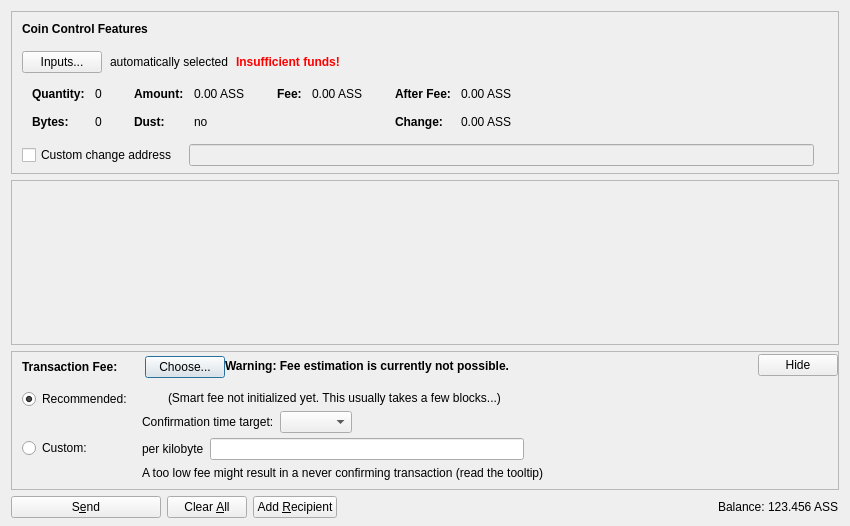
<?xml version="1.0" encoding="UTF-8"?>
<ui version="4.0">
 <class>SendCoinsDialog</class>
 <widget class="QDialog" name="SendCoinsDialog">
  <property name="geometry">
   <rect>
    <x>0</x>
    <y>0</y>
    <width>850</width>
    <height>526</height>
   </rect>
  </property>
  <property name="windowTitle">
   <string>Send Coins</string>
  </property>
  <layout class="QVBoxLayout" name="verticalLayout" stretch="0,1,0,0">
   <property name="bottomMargin">
    <number>8</number>
   </property>
   <item>
    <widget class="QFrame" name="frameCoinControl">
     <property name="sizePolicy">
      <sizepolicy hsizetype="Expanding" vsizetype="Expanding">
       <horstretch>0</horstretch>
       <verstretch>0</verstretch>
      </sizepolicy>
     </property>
     <property name="maximumSize">
      <size>
       <width>16777215</width>
       <height>16777215</height>
      </size>
     </property>
     <property name="frameShape">
      <enum>QFrame::StyledPanel</enum>
     </property>
     <property name="frameShadow">
      <enum>QFrame::Sunken</enum>
     </property>
     <layout class="QVBoxLayout" name="verticalLayoutCoinControl2">
      <property name="spacing">
       <number>0</number>
      </property>
      <property name="leftMargin">
       <number>0</number>
      </property>
      <property name="topMargin">
       <number>0</number>
      </property>
      <property name="rightMargin">
       <number>0</number>
      </property>
      <property name="bottomMargin">
       <number>6</number>
      </property>
      <item>
       <layout class="QVBoxLayout" name="verticalLayoutCoinControl" stretch="0,0,0,0,1">
        <property name="spacing">
         <number>0</number>
        </property>
        <property name="leftMargin">
         <number>10</number>
        </property>
        <property name="topMargin">
         <number>10</number>
        </property>
        <item>
         <layout class="QHBoxLayout" name="horizontalLayoutCoinControl1">
          <property name="bottomMargin">
           <number>15</number>
          </property>
          <item>
           <widget class="QLabel" name="labelCoinControlFeatures">
            <property name="sizePolicy">
             <sizepolicy hsizetype="Preferred" vsizetype="Maximum">
              <horstretch>0</horstretch>
              <verstretch>0</verstretch>
             </sizepolicy>
            </property>
            <property name="font">
             <font>
              <weight>75</weight>
              <bold>true</bold>
             </font>
            </property>
            <property name="styleSheet">
             <string notr="true">font-weight:bold;</string>
            </property>
            <property name="text">
             <string>Coin Control Features</string>
            </property>
           </widget>
          </item>
         </layout>
        </item>
        <item>
         <layout class="QHBoxLayout" name="horizontalLayoutCoinControl2" stretch="0,0,0,0">
          <property name="spacing">
           <number>8</number>
          </property>
          <property name="bottomMargin">
           <number>10</number>
          </property>
          <item>
           <widget class="QPushButton" name="pushButtonCoinControl">
            <property name="styleSheet">
             <string notr="true"/>
            </property>
            <property name="text">
             <string>Inputs...</string>
            </property>
            <property name="autoDefault">
             <bool>false</bool>
            </property>
           </widget>
          </item>
          <item>
           <widget class="QLabel" name="labelCoinControlAutomaticallySelected">
            <property name="text">
             <string>automatically selected</string>
            </property>
            <property name="margin">
             <number>5</number>
            </property>
           </widget>
          </item>
          <item>
           <widget class="QLabel" name="labelCoinControlInsuffFunds">
            <property name="font">
             <font>
              <weight>75</weight>
              <bold>true</bold>
             </font>
            </property>
            <property name="styleSheet">
             <string notr="true">color:red;font-weight:bold;</string>
            </property>
            <property name="text">
             <string>Insufficient funds!</string>
            </property>
            <property name="margin">
             <number>5</number>
            </property>
           </widget>
          </item>
          <item>
           <spacer name="horizontalSpacerCoinControl">
            <property name="orientation">
             <enum>Qt::Horizontal</enum>
            </property>
            <property name="sizeHint" stdset="0">
             <size>
              <width>40</width>
              <height>1</height>
             </size>
            </property>
           </spacer>
          </item>
         </layout>
        </item>
        <item>
         <widget class="QWidget" name="widgetCoinControl" native="true">
          <property name="sizePolicy">
           <sizepolicy hsizetype="Preferred" vsizetype="Preferred">
            <horstretch>0</horstretch>
            <verstretch>0</verstretch>
           </sizepolicy>
          </property>
          <property name="minimumSize">
           <size>
            <width>0</width>
            <height>0</height>
           </size>
          </property>
          <property name="styleSheet">
           <string notr="true"/>
          </property>
          <layout class="QHBoxLayout" name="horizontalLayoutCoinControl5">
           <property name="leftMargin">
            <number>0</number>
           </property>
           <property name="topMargin">
            <number>0</number>
           </property>
           <property name="rightMargin">
            <number>0</number>
           </property>
           <property name="bottomMargin">
            <number>0</number>
           </property>
           <item>
            <layout class="QHBoxLayout" name="horizontalLayoutCoinControl3" stretch="0,0,0,1">
             <property name="spacing">
              <number>20</number>
             </property>
             <property name="topMargin">
              <number>0</number>
             </property>
             <property name="bottomMargin">
              <number>10</number>
             </property>
             <item>
              <layout class="QFormLayout" name="formLayoutCoinControl1">
               <property name="horizontalSpacing">
                <number>10</number>
               </property>
               <property name="verticalSpacing">
                <number>14</number>
               </property>
               <property name="leftMargin">
                <number>10</number>
               </property>
               <property name="topMargin">
                <number>4</number>
               </property>
               <property name="rightMargin">
                <number>6</number>
               </property>
               <item row="0" column="0">
                <widget class="QLabel" name="labelCoinControlQuantityText">
                 <property name="font">
                  <font>
                   <weight>75</weight>
                   <bold>true</bold>
                  </font>
                 </property>
                 <property name="text">
                  <string>Quantity:</string>
                 </property>
                 <property name="margin">
                  <number>0</number>
                 </property>
                </widget>
               </item>
               <item row="0" column="1">
                <widget class="QLabel" name="labelCoinControlQuantity">
                 <property name="cursor">
                  <cursorShape>IBeamCursor</cursorShape>
                 </property>
                 <property name="contextMenuPolicy">
                  <enum>Qt::ActionsContextMenu</enum>
                 </property>
                 <property name="text">
                  <string notr="true">0</string>
                 </property>
                 <property name="margin">
                  <number>0</number>
                 </property>
                 <property name="textInteractionFlags">
                  <set>Qt::LinksAccessibleByMouse|Qt::TextSelectableByKeyboard|Qt::TextSelectableByMouse</set>
                 </property>
                </widget>
               </item>
               <item row="1" column="0">
                <widget class="QLabel" name="labelCoinControlBytesText">
                 <property name="font">
                  <font>
                   <weight>75</weight>
                   <bold>true</bold>
                  </font>
                 </property>
                 <property name="text">
                  <string>Bytes:</string>
                 </property>
                </widget>
               </item>
               <item row="1" column="1">
                <widget class="QLabel" name="labelCoinControlBytes">
                 <property name="cursor">
                  <cursorShape>IBeamCursor</cursorShape>
                 </property>
                 <property name="contextMenuPolicy">
                  <enum>Qt::ActionsContextMenu</enum>
                 </property>
                 <property name="text">
                  <string notr="true">0</string>
                 </property>
                 <property name="textInteractionFlags">
                  <set>Qt::LinksAccessibleByMouse|Qt::TextSelectableByKeyboard|Qt::TextSelectableByMouse</set>
                 </property>
                </widget>
               </item>
              </layout>
             </item>
             <item>
              <layout class="QFormLayout" name="formLayoutCoinControl2">
               <property name="horizontalSpacing">
                <number>10</number>
               </property>
               <property name="verticalSpacing">
                <number>14</number>
               </property>
               <property name="leftMargin">
                <number>6</number>
               </property>
               <property name="topMargin">
                <number>4</number>
               </property>
               <property name="rightMargin">
                <number>6</number>
               </property>
               <item row="0" column="0">
                <widget class="QLabel" name="labelCoinControlAmountText">
                 <property name="font">
                  <font>
                   <weight>75</weight>
                   <bold>true</bold>
                  </font>
                 </property>
                 <property name="text">
                  <string>Amount:</string>
                 </property>
                 <property name="margin">
                  <number>0</number>
                 </property>
                </widget>
               </item>
               <item row="0" column="1">
                <widget class="QLabel" name="labelCoinControlAmount">
                 <property name="cursor">
                  <cursorShape>IBeamCursor</cursorShape>
                 </property>
                 <property name="contextMenuPolicy">
                  <enum>Qt::ActionsContextMenu</enum>
                 </property>
                 <property name="text">
                  <string notr="true">0.00 ASS</string>
                 </property>
                 <property name="textInteractionFlags">
                  <set>Qt::LinksAccessibleByMouse|Qt::TextSelectableByKeyboard|Qt::TextSelectableByMouse</set>
                 </property>
                </widget>
               </item>
               <item row="1" column="0">
                <widget class="QLabel" name="labelCoinControlLowOutputText">
                 <property name="font">
                  <font>
                   <weight>75</weight>
                   <bold>true</bold>
                  </font>
                 </property>
                 <property name="text">
                  <string>Dust:</string>
                 </property>
                </widget>
               </item>
               <item row="1" column="1">
                <widget class="QLabel" name="labelCoinControlLowOutput">
                 <property name="cursor">
                  <cursorShape>IBeamCursor</cursorShape>
                 </property>
                 <property name="contextMenuPolicy">
                  <enum>Qt::ActionsContextMenu</enum>
                 </property>
                 <property name="text">
                  <string notr="true">no</string>
                 </property>
                 <property name="textInteractionFlags">
                  <set>Qt::LinksAccessibleByMouse|Qt::TextSelectableByKeyboard|Qt::TextSelectableByMouse</set>
                 </property>
                </widget>
               </item>
              </layout>
             </item>
             <item>
              <layout class="QFormLayout" name="formLayoutCoinControl3">
               <property name="horizontalSpacing">
                <number>10</number>
               </property>
               <property name="verticalSpacing">
                <number>14</number>
               </property>
               <property name="leftMargin">
                <number>6</number>
               </property>
               <property name="topMargin">
                <number>4</number>
               </property>
               <property name="rightMargin">
                <number>6</number>
               </property>
               <item row="0" column="0">
                <widget class="QLabel" name="labelCoinControlFeeText">
                 <property name="font">
                  <font>
                   <weight>75</weight>
                   <bold>true</bold>
                  </font>
                 </property>
                 <property name="text">
                  <string>Fee:</string>
                 </property>
                 <property name="margin">
                  <number>0</number>
                 </property>
                </widget>
               </item>
               <item row="0" column="1">
                <widget class="QLabel" name="labelCoinControlFee">
                 <property name="cursor">
                  <cursorShape>IBeamCursor</cursorShape>
                 </property>
                 <property name="contextMenuPolicy">
                  <enum>Qt::ActionsContextMenu</enum>
                 </property>
                 <property name="text">
                  <string notr="true">0.00 ASS</string>
                 </property>
                 <property name="textInteractionFlags">
                  <set>Qt::LinksAccessibleByMouse|Qt::TextSelectableByKeyboard|Qt::TextSelectableByMouse</set>
                 </property>
                </widget>
               </item>
              </layout>
             </item>
             <item>
              <layout class="QFormLayout" name="formLayoutCoinControl4">
               <property name="horizontalSpacing">
                <number>10</number>
               </property>
               <property name="verticalSpacing">
                <number>14</number>
               </property>
               <property name="leftMargin">
                <number>6</number>
               </property>
               <property name="topMargin">
                <number>4</number>
               </property>
               <property name="rightMargin">
                <number>6</number>
               </property>
               <item row="0" column="0">
                <widget class="QLabel" name="labelCoinControlAfterFeeText">
                 <property name="font">
                  <font>
                   <weight>75</weight>
                   <bold>true</bold>
                  </font>
                 </property>
                 <property name="text">
                  <string>After Fee:</string>
                 </property>
                 <property name="margin">
                  <number>0</number>
                 </property>
                </widget>
               </item>
               <item row="0" column="1">
                <widget class="QLabel" name="labelCoinControlAfterFee">
                 <property name="cursor">
                  <cursorShape>IBeamCursor</cursorShape>
                 </property>
                 <property name="contextMenuPolicy">
                  <enum>Qt::ActionsContextMenu</enum>
                 </property>
                 <property name="text">
                  <string notr="true">0.00 ASS</string>
                 </property>
                 <property name="textInteractionFlags">
                  <set>Qt::LinksAccessibleByMouse|Qt::TextSelectableByKeyboard|Qt::TextSelectableByMouse</set>
                 </property>
                </widget>
               </item>
               <item row="1" column="0">
                <widget class="QLabel" name="labelCoinControlChangeText">
                 <property name="font">
                  <font>
                   <weight>75</weight>
                   <bold>true</bold>
                  </font>
                 </property>
                 <property name="text">
                  <string>Change:</string>
                 </property>
                </widget>
               </item>
               <item row="1" column="1">
                <widget class="QLabel" name="labelCoinControlChange">
                 <property name="cursor">
                  <cursorShape>IBeamCursor</cursorShape>
                 </property>
                 <property name="contextMenuPolicy">
                  <enum>Qt::ActionsContextMenu</enum>
                 </property>
                 <property name="text">
                  <string notr="true">0.00 ASS</string>
                 </property>
                 <property name="textInteractionFlags">
                  <set>Qt::LinksAccessibleByMouse|Qt::TextSelectableByKeyboard|Qt::TextSelectableByMouse</set>
                 </property>
                </widget>
               </item>
              </layout>
             </item>
            </layout>
           </item>
          </layout>
         </widget>
        </item>
        <item>
         <layout class="QHBoxLayout" name="horizontalLayoutCoinControl4" stretch="0,0,0">
          <property name="spacing">
           <number>12</number>
          </property>
          <property name="sizeConstraint">
           <enum>QLayout::SetDefaultConstraint</enum>
          </property>
          <property name="topMargin">
           <number>5</number>
          </property>
          <property name="rightMargin">
           <number>5</number>
          </property>
          <item>
           <widget class="QCheckBox" name="checkBoxCoinControlChange">
            <property name="toolTip">
             <string>If this is activated, but the change address is empty or invalid, change will be sent to a newly generated address.</string>
            </property>
            <property name="text">
             <string>Custom change address</string>
            </property>
           </widget>
          </item>
          <item>
           <widget class="QValidatedLineEdit" name="lineEditCoinControlChange">
            <property name="enabled">
             <bool>false</bool>
            </property>
            <property name="sizePolicy">
             <sizepolicy hsizetype="Expanding" vsizetype="Fixed">
              <horstretch>0</horstretch>
              <verstretch>0</verstretch>
             </sizepolicy>
            </property>
           </widget>
          </item>
          <item>
           <widget class="QLabel" name="labelCoinControlChangeLabel">
            <property name="sizePolicy">
             <sizepolicy hsizetype="Preferred" vsizetype="Expanding">
              <horstretch>0</horstretch>
              <verstretch>0</verstretch>
             </sizepolicy>
            </property>
            <property name="minimumSize">
             <size>
              <width>0</width>
              <height>0</height>
             </size>
            </property>
            <property name="text">
             <string/>
            </property>
            <property name="margin">
             <number>3</number>
            </property>
           </widget>
          </item>
         </layout>
        </item>
        <item>
         <spacer name="verticalSpacerCoinControl">
          <property name="orientation">
           <enum>Qt::Vertical</enum>
          </property>
          <property name="sizeHint" stdset="0">
           <size>
            <width>800</width>
            <height>1</height>
           </size>
          </property>
         </spacer>
        </item>
       </layout>
      </item>
     </layout>
    </widget>
   </item>
   <item>
    <widget class="QScrollArea" name="scrollArea">
     <property name="widgetResizable">
      <bool>true</bool>
     </property>
     <widget class="QWidget" name="scrollAreaWidgetContents">
      <property name="geometry">
       <rect>
        <x>0</x>
        <y>0</y>
        <width>830</width>
        <height>104</height>
       </rect>
      </property>
      <layout class="QVBoxLayout" name="verticalLayout_2" stretch="0,1">
       <property name="leftMargin">
        <number>0</number>
       </property>
       <property name="topMargin">
        <number>0</number>
       </property>
       <property name="rightMargin">
        <number>0</number>
       </property>
       <property name="bottomMargin">
        <number>0</number>
       </property>
       <item>
        <layout class="QVBoxLayout" name="entries">
         <property name="spacing">
          <number>6</number>
         </property>
        </layout>
       </item>
       <item>
        <spacer name="verticalSpacer">
         <property name="orientation">
          <enum>Qt::Vertical</enum>
         </property>
         <property name="sizeHint" stdset="0">
          <size>
           <width>20</width>
           <height>40</height>
          </size>
         </property>
        </spacer>
       </item>
      </layout>
     </widget>
    </widget>
   </item>
   <item>
    <widget class="QFrame" name="frameFee">
     <property name="sizePolicy">
      <sizepolicy hsizetype="Expanding" vsizetype="Expanding">
       <horstretch>0</horstretch>
       <verstretch>0</verstretch>
      </sizepolicy>
     </property>
     <property name="maximumSize">
      <size>
       <width>16777215</width>
       <height>16777215</height>
      </size>
     </property>
     <property name="frameShape">
      <enum>QFrame::StyledPanel</enum>
     </property>
     <property name="frameShadow">
      <enum>QFrame::Sunken</enum>
     </property>
     <layout class="QVBoxLayout" name="verticalLayoutFee1">
      <property name="spacing">
       <number>0</number>
      </property>
      <property name="leftMargin">
       <number>0</number>
      </property>
      <property name="topMargin">
       <number>0</number>
      </property>
      <property name="rightMargin">
       <number>0</number>
      </property>
      <property name="bottomMargin">
       <number>0</number>
      </property>
      <item>
       <layout class="QVBoxLayout" name="verticalLayoutFee2" stretch="0,0,0">
        <property name="spacing">
         <number>0</number>
        </property>
        <property name="leftMargin">
         <number>10</number>
        </property>
        <property name="topMargin">
         <number>0</number>
        </property>
        <item>
         <layout class="QHBoxLayout" name="horizontalLayoutFee1">
          <property name="bottomMargin">
           <number>0</number>
          </property>
          <item>
           <layout class="QVBoxLayout" name="verticalLayoutFee7">
            <property name="spacing">
             <number>0</number>
            </property>
            <item>
             <spacer name="verticalSpacerSmartFee">
              <property name="orientation">
               <enum>Qt::Vertical</enum>
              </property>
              <property name="sizeType">
               <enum>QSizePolicy::Fixed</enum>
              </property>
              <property name="sizeHint" stdset="0">
               <size>
                <width>1</width>
                <height>4</height>
               </size>
              </property>
             </spacer>
            </item>
            <item>
             <layout class="QHBoxLayout" name="horizontalLayoutSmartFee">
              <property name="spacing">
               <number>10</number>
              </property>
              <item>
               <widget class="QLabel" name="labelFeeHeadline">
                <property name="sizePolicy">
                 <sizepolicy hsizetype="Preferred" vsizetype="Maximum">
                  <horstretch>0</horstretch>
                  <verstretch>0</verstretch>
                 </sizepolicy>
                </property>
                <property name="font">
                 <font>
                  <weight>75</weight>
                  <bold>true</bold>
                 </font>
                </property>
                <property name="styleSheet">
                 <string notr="true">font-weight:bold;</string>
                </property>
                <property name="text">
                 <string>Transaction Fee:</string>
                </property>
               </widget>
              </item>
              <item>
               <widget class="QLabel" name="labelFeeMinimized">
                <property name="text">
                 <string/>
                </property>
               </widget>
              </item>
              <item>
               <widget class="QPushButton" name="buttonChooseFee">
                <property name="text">
                 <string>Choose...</string>
                </property>
               </widget>
              </item>
             </layout>
            </item>
            <item>
             <spacer name="verticalSpacer_5">
              <property name="orientation">
               <enum>Qt::Vertical</enum>
              </property>
              <property name="sizeHint" stdset="0">
               <size>
                <width>1</width>
                <height>1</height>
               </size>
              </property>
             </spacer>
            </item>
           </layout>
          </item>
          <item>
           <widget class="QLabel" name="fallbackFeeWarningLabel">
            <property name="toolTip">
             <string>Using the fallbackfee can result in sending a transaction that will take several hours or days (or never) to confirm. Consider choosing your fee manually or wait until you have validated the complete chain.</string>
            </property>
            <property name="font">
            <font>
                <weight>75</weight>
                <bold>true</bold>
            </font>
            </property>
            <property name="text">
             <string>Warning: Fee estimation is currently not possible.</string>
            </property>
            <property name="wordWrap">
             <bool>false</bool>
            </property>
           </widget>
          </item>
          <item>
           <spacer name="horizontalSpacer_4">
            <property name="orientation">
             <enum>Qt::Horizontal</enum>
            </property>
            <property name="sizeType">
             <enum>QSizePolicy::MinimumExpanding</enum>
            </property>
            <property name="sizeHint" stdset="0">
             <size>
              <width>40</width>
              <height>20</height>
             </size>
            </property>
           </spacer>
          </item>
          <item>
           <widget class="QPushButton" name="buttonMinimizeFee">
            <property name="toolTip">
             <string>collapse fee-settings</string>
            </property>
            <property name="text">
             <string>Hide</string>
            </property>
           </widget>
          </item>
         </layout>
        </item>
        <item>
         <widget class="QFrame" name="frameFeeSelection">
          <layout class="QVBoxLayout" name="verticalLayoutFee12">
           <property name="spacing">
            <number>0</number>
           </property>
           <property name="leftMargin">
            <number>0</number>
           </property>
           <property name="topMargin">
            <number>0</number>
           </property>
           <property name="rightMargin">
            <number>0</number>
           </property>
           <property name="bottomMargin">
            <number>0</number>
           </property>
           <item>
            <layout class="QGridLayout" name="gridLayoutFee">
             <property name="topMargin">
              <number>10</number>
             </property>
             <property name="bottomMargin">
              <number>4</number>
             </property>
             <property name="horizontalSpacing">
              <number>10</number>
             </property>
             <property name="verticalSpacing">
              <number>4</number>
             </property>
             <item row="1" column="1">
              <layout class="QVBoxLayout" name="verticalLayoutFee8">
               <property name="spacing">
                <number>6</number>
               </property>
               <item>
                <layout class="QHBoxLayout" name="horizontalLayoutFee13">
                 <item>
                  <widget class="QLabel" name="labelCustomPerKilobyte">
                   <property name="toolTip">
                    <string>Specify a custom fee per kB (1,000 bytes) of the transaction's virtual size.

Note:  Since the fee is calculated on a per-byte basis, a fee of "100 satoshis per kB" for a transaction size of 500 bytes (half of 1 kB) would ultimately yield a fee of only 50 satoshis.</string>
                   </property>
                   <property name="text">
                    <string>per kilobyte</string>
                   </property>
                  </widget>
                 </item>
                 <item>
                  <widget class="BitcoinAmountField" name="customFee"/>
                 </item>
                 <item>
                  <spacer name="horizontalSpacer_6">
                   <property name="orientation">
                    <enum>Qt::Horizontal</enum>
                   </property>
                   <property name="sizeHint" stdset="0">
                    <size>
                     <width>1</width>
                     <height>1</height>
                    </size>
                   </property>
                  </spacer>
                 </item>
                </layout>
               </item>
               <item>
                <layout class="QHBoxLayout" name="horizontalLayoutFee8">
                 <item>
                  <widget class="QLabel" name="labelCustomFeeWarning">
                   <property name="enabled">
                    <bool>true</bool>
                   </property>
                   <property name="toolTip">
                    <string>When there is less transaction volume than space in the blocks, miners as well as relaying nodes may enforce a minimum fee. Paying only this minimum fee is just fine, but be aware that this can result in a never confirming transaction once there is more demand for ass-pennies transactions than the network can process.</string>
                   </property>
                   <property name="text">
                    <string>A too low fee might result in a never confirming transaction (read the tooltip)</string>
                   </property>
                  </widget>
                 </item>
                 <item>
                  <spacer name="horizontalSpacer_2">
                   <property name="orientation">
                    <enum>Qt::Horizontal</enum>
                   </property>
                   <property name="sizeHint" stdset="0">
                    <size>
                     <width>1</width>
                     <height>1</height>
                    </size>
                   </property>
                  </spacer>
                 </item>
                </layout>
               </item>
              </layout>
             </item>
             <item row="0" column="0">
              <layout class="QVBoxLayout" name="verticalLayoutFee4" stretch="0,1">
               <item>
                <widget class="QRadioButton" name="radioSmartFee">
                 <property name="text">
                  <string>Recommended:</string>
                 </property>
                 <property name="checked">
                  <bool>true</bool>
                 </property>
                 <attribute name="buttonGroup">
                  <string notr="true">groupFee</string>
                 </attribute>
                </widget>
               </item>
               <item>
                <spacer name="verticalSpacer_2">
                 <property name="orientation">
                  <enum>Qt::Vertical</enum>
                 </property>
                 <property name="sizeHint" stdset="0">
                  <size>
                   <width>1</width>
                   <height>1</height>
                  </size>
                 </property>
                </spacer>
               </item>
              </layout>
             </item>
             <item row="1" column="0">
              <layout class="QVBoxLayout" name="verticalLayoutFee9" stretch="0,1">
               <item>
                <widget class="QRadioButton" name="radioCustomFee">
                 <property name="text">
                  <string>Custom:</string>
                 </property>
                 <attribute name="buttonGroup">
                  <string notr="true">groupFee</string>
                 </attribute>
                </widget>
               </item>
               <item>
                <spacer name="verticalSpacer_6">
                 <property name="orientation">
                  <enum>Qt::Vertical</enum>
                 </property>
                 <property name="sizeHint" stdset="0">
                  <size>
                   <width>1</width>
                   <height>1</height>
                  </size>
                 </property>
                </spacer>
               </item>
              </layout>
             </item>
             <item row="0" column="1">
              <layout class="QVBoxLayout" name="verticalLayoutFee3" stretch="0,0,1">
               <property name="spacing">
                <number>6</number>
               </property>
               <property name="topMargin">
                <number>2</number>
               </property>
               <item>
                <layout class="QHBoxLayout" name="horizontalLayoutFee12">
                 <item>
                  <widget class="QLabel" name="labelSmartFee">
                   <property name="text">
                    <string/>
                   </property>
                  </widget>
                 </item>
                 <item>
                  <widget class="QLabel" name="labelFeeEstimation">
                   <property name="text">
                    <string/>
                   </property>
                  </widget>
                 </item>
                 <item>
                  <widget class="QLabel" name="labelSmartFee2">
                   <property name="text">
                    <string>(Smart fee not initialized yet. This usually takes a few blocks...)</string>
                   </property>
                  </widget>
                 </item>
                 <item>
                  <spacer name="horizontalSpacer_5">
                   <property name="orientation">
                    <enum>Qt::Horizontal</enum>
                   </property>
                   <property name="sizeHint" stdset="0">
                    <size>
                     <width>1</width>
                     <height>1</height>
                    </size>
                   </property>
                  </spacer>
                 </item>
                </layout>
               </item>
               <item>
                <layout class="QHBoxLayout" name="horizontalLayoutFee9">
                 <item>
                  <layout class="QVBoxLayout" name="verticalLayoutFee6">
                   <item>
                    <widget class="QLabel" name="labelSmartFee3">
                     <property name="text">
                      <string>Confirmation time target:</string>
                     </property>
                    </widget>
                   </item>
                  </layout>
                 </item>
                 <item>
                  <layout class="QVBoxLayout" name="verticalLayoutFee5">
                   <property name="rightMargin">
                    <number>30</number>
                   </property>
                   <item>
                    <layout class="QHBoxLayout" name="horizontalLayoutConfTarget">
                     <property name="bottomMargin">
                      <number>0</number>
                     </property>
                     <item>
                      <widget class="QComboBox" name="confTargetSelector"/>
                     </item>
                     <item>
                      <spacer name="horizontalSpacerConfTarget">
                       <property name="orientation">
                        <enum>Qt::Horizontal</enum>
                       </property>
                       <property name="sizeHint" stdset="0">
                        <size>
                         <width>40</width>
                         <height>20</height>
                        </size>
                       </property>
                      </spacer>
                     </item>
                    </layout>
                   </item>
                  </layout>
                 </item>
                </layout>
               </item>
               <item>
                <spacer name="verticalSpacer_4">
                 <property name="orientation">
                  <enum>Qt::Vertical</enum>
                 </property>
                 <property name="sizeHint" stdset="0">
                  <size>
                   <width>1</width>
                   <height>1</height>
                  </size>
                 </property>
                </spacer>
               </item>
              </layout>
             </item>
            </layout>
           </item>
          </layout>
         </widget>
        </item>
        <item>
         <spacer name="verticalSpacerFee">
          <property name="orientation">
           <enum>Qt::Vertical</enum>
          </property>
          <property name="sizeHint" stdset="0">
           <size>
            <width>40</width>
            <height>5</height>
           </size>
          </property>
         </spacer>
        </item>
       </layout>
      </item>
     </layout>
    </widget>
   </item>
   <item>
    <layout class="QHBoxLayout" name="horizontalLayout">
     <item>
      <widget class="QPushButton" name="sendButton">
       <property name="minimumSize">
        <size>
         <width>150</width>
         <height>0</height>
        </size>
       </property>
       <property name="toolTip">
        <string>Confirm the send action</string>
       </property>
       <property name="text">
        <string>S&amp;end</string>
       </property>
       <property name="icon">
        <iconset resource="../bitcoin.qrc">
         <normaloff>:/icons/send</normaloff>:/icons/send</iconset>
       </property>
       <property name="autoDefault">
        <bool>false</bool>
       </property>
       <property name="default">
        <bool>false</bool>
       </property>
      </widget>
     </item>
     <item>
      <widget class="QPushButton" name="clearButton">
       <property name="sizePolicy">
        <sizepolicy hsizetype="Minimum" vsizetype="Fixed">
         <horstretch>0</horstretch>
         <verstretch>0</verstretch>
        </sizepolicy>
       </property>
       <property name="toolTip">
        <string>Clear all fields of the form.</string>
       </property>
       <property name="text">
        <string>Clear &amp;All</string>
       </property>
       <property name="icon">
        <iconset resource="../bitcoin.qrc">
         <normaloff>:/icons/remove</normaloff>:/icons/remove</iconset>
       </property>
       <property name="autoDefault">
        <bool>false</bool>
       </property>
      </widget>
     </item>
     <item>
      <widget class="QPushButton" name="addButton">
       <property name="toolTip">
        <string>Send to multiple recipients at once</string>
       </property>
       <property name="text">
        <string>Add &amp;Recipient</string>
       </property>
       <property name="icon">
        <iconset resource="../bitcoin.qrc">
         <normaloff>:/icons/add</normaloff>:/icons/add</iconset>
       </property>
       <property name="autoDefault">
        <bool>false</bool>
       </property>
      </widget>
     </item>
     <item>
      <spacer name="horizontalSpacer">
       <property name="orientation">
        <enum>Qt::Horizontal</enum>
       </property>
       <property name="sizeHint" stdset="0">
        <size>
         <width>40</width>
         <height>20</height>
        </size>
       </property>
      </spacer>
     </item>
     <item>
      <layout class="QHBoxLayout" name="horizontalLayout_2">
       <property name="spacing">
        <number>3</number>
       </property>
       <item>
        <widget class="QLabel" name="label">
         <property name="sizePolicy">
          <sizepolicy hsizetype="Preferred" vsizetype="Fixed">
           <horstretch>0</horstretch>
           <verstretch>0</verstretch>
          </sizepolicy>
         </property>
         <property name="text">
          <string>Balance:</string>
         </property>
        </widget>
       </item>
       <item>
        <widget class="QLabel" name="labelBalance">
         <property name="sizePolicy">
          <sizepolicy hsizetype="Preferred" vsizetype="Fixed">
           <horstretch>0</horstretch>
           <verstretch>0</verstretch>
          </sizepolicy>
         </property>
         <property name="cursor">
          <cursorShape>IBeamCursor</cursorShape>
         </property>
         <property name="text">
          <string notr="true">123.456 ASS</string>
         </property>
         <property name="textInteractionFlags">
          <set>Qt::LinksAccessibleByMouse|Qt::TextSelectableByKeyboard|Qt::TextSelectableByMouse</set>
         </property>
        </widget>
       </item>
      </layout>
     </item>
    </layout>
   </item>
  </layout>
 </widget>
 <customwidgets>
  <customwidget>
   <class>QValidatedLineEdit</class>
   <extends>QLineEdit</extends>
   <header>qt/qvalidatedlineedit.h</header>
  </customwidget>
  <customwidget>
   <class>BitcoinAmountField</class>
   <extends>QLineEdit</extends>
   <header>qt/bitcoinamountfield.h</header>
   <container>1</container>
  </customwidget>
 </customwidgets>
 <resources>
  <include location="../bitcoin.qrc"/>
 </resources>
 <connections/>
 <buttongroups>
  <buttongroup name="groupFee"/>
 </buttongroups>
</ui>
